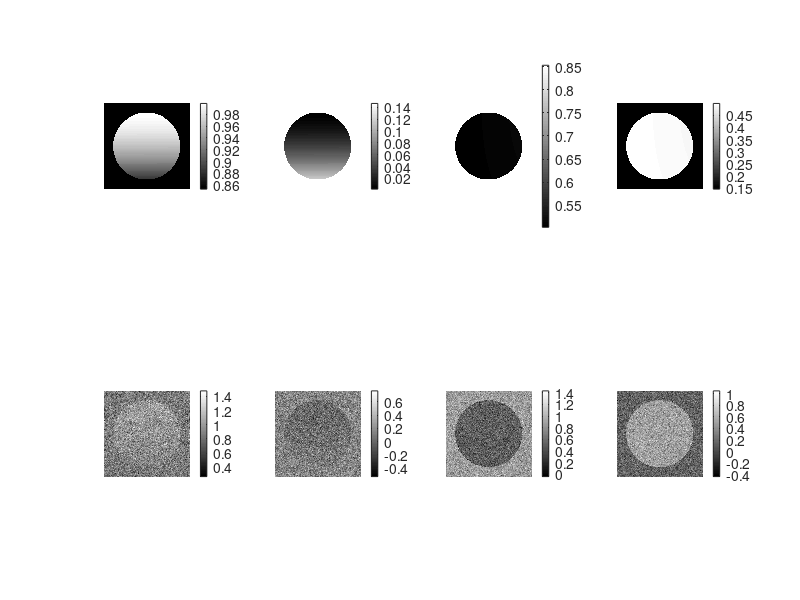
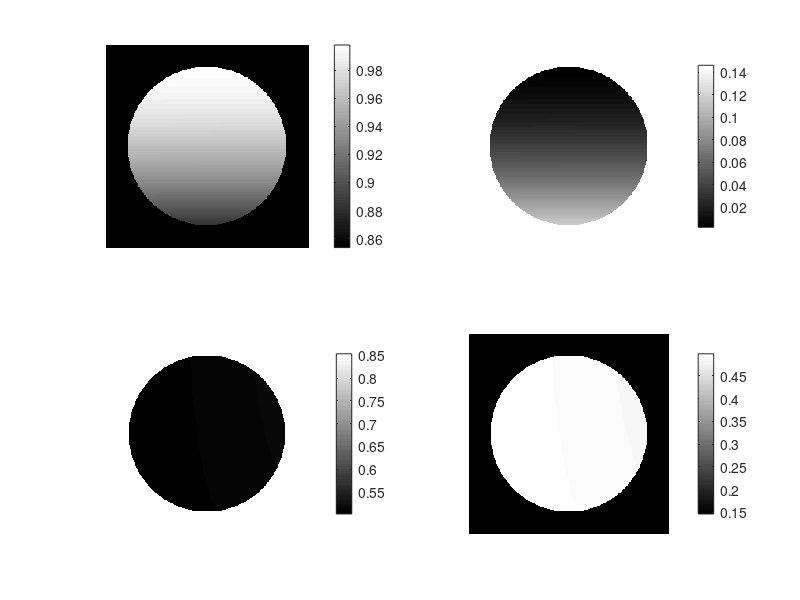

These charts were generated, in order, by the following MATLAB code: (Note: this script raises an error after producing the figures.)
%% 
clear all
close all
clc


% ######### Génération de l'image polarimétrique synthétique ########

tab_sig=[0.001 0.002 0.005 0.01 0.02 0.05 0.1 0.2 0.5];
sig=tab_sig(5); % Intensité du bruit

rand('state',sum(100*clock));
A=(1/2)*[1 1 0;1 -1 0;1 0 1;1 0 -1];

mask = ones(256);
Ic = A*[1. 1/sqrt(2) 1/sqrt(2)]';
I1 = mask*Ic(1);%I0
I2 = mask*Ic(2);%I90
I3 = mask*Ic(3);%I45
I4 = mask*Ic(4);%I135

theta = (0:1/255:1)*pi/180;
epsilon = (0:45/255:45)*pi/180;
[T,E] = meshgrid(theta,epsilon);
Sv0 = ones(256);
Sv1 = cos(2*T).*cos(E);
Sv2 = sin(2*T).*cos(E);

% Sur le fond de l'image, le vecteur de Stokes en chaque pixel
% est [ 1, 1/sqrt(2), 1/sqrt(2) ] (polarisation complète)
real_S0=ones(256);
real_S1=(1/sqrt(2))*ones(256);
real_S2=(1/sqrt(2))*ones(256);



%Admissibility criterion

%Sv0.^2>=Sv1.^2+Sv2.^2

% Évolution verticale graduelle de la polarisation au sein du disque centré de rayon 100 pixels 
% haut = polarisation élevée, S1 haut
% bas = polarisation basse, S1 bas
% S2 : reste bas car sin(2T) est très faible car T est faible
for i = -128:128
    for j = -128:128
    	if sqrt(i*i+j*j) < 100
        S(1) = 1.;
        S(2) = Sv1(i+128,j+128);
        S(3) = Sv2(i+128,j+128);
        
        real_S0(128+i,128+j)=S(1);
        real_S1(128+i,128+j)=S(2);
        real_S2(128+i,128+j)=S(3);
        
        % Conversion des vecteurs de Stokes en image polarimétrique
        Ic = A*S';
        I1(128+i,128+j) = Ic(1);
        I2(128+i,128+j) = Ic(2);
        I3(128+i,128+j) = Ic(3);
        I4(128+i,128+j) = Ic(4);
	end      
    end
end


% figure 1, image polarimétrique de synthèse, canaux I0, I90, I45, I135
figure;subplot(221),imshow(I1,[]);colorbar 
subplot(222),imshow(I2,[]);colorbar
subplot(223),imshow(I3,[]);colorbar
subplot(224),imshow(I4,[]);colorbar
% 
% 
% figure;subplot(221),imagesc(I1);colorbar
% subplot(222),imagesc(I2);colorbar
% subplot(223),imagesc(I3);colorbar
% subplot(224),imagesc(I4);colorbar
% 
% figure;subplot(221),imshow(real_S0,[]);colorbar
% subplot(222),imshow(real_S1,[]);colorbar
% subplot(223),imshow(real_S2,[]);colorbar
% 

% I1, I2, I3, I4 non bruité
IF(:,:,1) = I1;
IF(:,:,2) = I2;
IF(:,:,3) = I3;
IF(:,:,4) = I4;

% IF = non bruité, IN = bruité
for i = 1:4
    IN(:,:,i) = IF(:,:,i) + sqrt(sig)*randn(size(IF(:,:,i)));
end

% I0, I90, I45, I135 bruité
I0=IN(:,:,1);
I90=IN(:,:,2);
I45=IN(:,:,3);
I135=IN(:,:,4);

% figure 2, canaux I0, I90, I45, I135 non bruités vs bruités
figure;subplot(241), imshow(I1,[]);colorbar
subplot(242),imshow(I2,[]);colorbar
subplot(243),imshow(I3,[]);colorbar
subplot(244),imshow(I4,[]);colorbar

subplot(245),imshow(I0,[]);colorbar
subplot(246),imshow(I90,[]);colorbar
subplot(247),imshow(I45,[]);colorbar
subplot(248),imshow(I135,[]);colorbar

print -dpng synthetic_data_radiance_images.png;
%%


% ############################### CALCUL ###################################


% Mesure du temps de calcul
tic 

% Algorithme CP avec refitting pour reconstruction des vecteurs de Stokes
% à partir de l'image polarimétrique de synthèse bruitée

gamma_bi=1.0; % poids de TV dans la fonctionnelle du problème à solution biaisée
mu_bi=1.5; % poids du terme d'attache aux données dans la fonctionnelle du problème à solution biaisée

% sigma_bi * tau_bi * gamma_bi^2 = 1/16 < 1/8, convergence de CP pour problème à solution biaisée ok
sigma_bi=0.3;
tau_bi=1.0/(8.0*2*sigma_bi); 
theta_bi=1.0; % convergence ok

gamma_re=1.0; % poids de phi_SD dans la fonctionnelle du problème de refitting
mu_re=1.5; % poids du terme d'attache aux données dans la fonctionnelle du problème de refitting

% sigma_re * tau_re * gamma_re^2 = 1/16 < 1/8, convergence de CP pour problème de refitting ok
sigma_re=0.3;
tau_re=1.0/(8.0*2*sigma_re); 
theta_re=1.0; % convergence ok

M=size(I0,1);
N=size(I0,2);

% variables primales, problème à solution biaisée
S0_hat=zeros(M,N);
S1_hat=zeros(M,N);
S2_hat=zeros(M,N);
S0_new_hat=zeros(M,N);
S1_new_hat=zeros(M,N);
S2_new_hat=zeros(M,N);
S0_bar_hat=S0_hat;
S1_bar_hat=S1_hat;
S2_bar_hat=S2_hat;
S0_bar_new_hat=S0_hat;
S1_bar_new_hat=S1_hat;
S2_bar_new_hat=S2_hat;

% variables primales, problème de refitting
S0_til=zeros(M,N);
S1_til=zeros(M,N);
S2_til=zeros(M,N);
S0_new_til=zeros(M,N);
S1_new_til=zeros(M,N);
S2_new_til=zeros(M,N);
S0_bar_til=S0_til;
S1_bar_til=S1_til;
S2_bar_til=S2_til;

% variables duales, problème à solution biaisée
p1_S0_hat=zeros(M,N);
p2_S0_hat=zeros(M,N);
p1_S1_hat=zeros(M,N);
p2_S1_hat=zeros(M,N);
p1_S2_hat=zeros(M,N);
p2_S2_hat=zeros(M,N);

% variables duales, problème de refitting
p1_S0_til=zeros(M,N);
p2_S0_til=zeros(M,N);
p1_S1_til=zeros(M,N);
p2_S1_til=zeros(M,N);
p1_S2_til=zeros(M,N);
p2_S2_til=zeros(M,N);


Nb_iter_max=1000;
for k=1:Nb_iter_max


    % ################## ITÉRATION PROBLÈME A SOLUTION BIAISÉE ##################

    
    % ######### PREMIER PROX ##########

    % variables intermédiaires z_hat, argument du premier prox
    z1_S0_hat=p1_S0_hat+sigma_bi*gamma_bi*gradient_x(S0_bar_hat);
    z2_S0_hat=p2_S0_hat+sigma_bi*gamma_bi*gradient_y(S0_bar_hat);
    z1_S1_hat=p1_S1_hat+sigma_bi*gamma_bi*gradient_x(S1_bar_hat);
    z2_S1_hat=p2_S1_hat+sigma_bi*gamma_bi*gradient_y(S1_bar_hat);
    z1_S2_hat=p1_S2_hat+sigma_bi*gamma_bi*gradient_x(S2_bar_hat);
    z2_S2_hat=p2_S2_hat+sigma_bi*gamma_bi*gradient_y(S2_bar_hat);        

    % projection sur la boule de rayon 1 dans R^2 pour z_0_hat
    p1_S0_hat=z1_S0_hat./max(1,sqrt(z1_S0_hat.^2+z2_S0_hat.^2));
    p2_S0_hat=z2_S0_hat./max(1,sqrt(z1_S0_hat.^2+z2_S0_hat.^2)); 
    % projection sur la boule de rayon 1 dans R^4 pour z_tilde_hat
    p1_S1_hat=z1_S1_hat./max(1,sqrt(z1_S1_hat.^2+z2_S1_hat.^2+z1_S2_hat.^2+z2_S2_hat.^2));
    p2_S1_hat=z2_S1_hat./max(1,sqrt(z1_S1_hat.^2+z2_S1_hat.^2+z1_S2_hat.^2+z2_S2_hat.^2));   
    p1_S2_hat=z1_S2_hat./max(1,sqrt(z1_S1_hat.^2+z2_S1_hat.^2+z1_S2_hat.^2+z2_S2_hat.^2));
    p2_S2_hat=z2_S2_hat./max(1,sqrt(z1_S1_hat.^2+z2_S1_hat.^2+z1_S2_hat.^2+z2_S2_hat.^2));
   

    % ######### DEUXIÈME PROX ##########

    % argument du 2ème prox
    s0_arg_hat=S0_hat+tau_bi*gamma_bi*(divergence_x(p1_S0_hat)+divergence_y(p2_S0_hat));
    s1_arg_hat=S1_hat+tau_bi*gamma_bi*(divergence_x(p1_S1_hat)+divergence_y(p2_S1_hat));
    s2_arg_hat=S2_hat+tau_bi*gamma_bi*(divergence_x(p1_S2_hat)+divergence_y(p2_S2_hat));
    
    % calcul du prox séparé : pixel par pixel
    for i=1:M
        for j=1:N

            % variable intermédiaire b pour le pixel (i,j)
            b=A'*[I0(i,j);I90(i,j);I45(i,j);I135(i,j)];
            % argument s du prox pour le pixel (i,j)
            s=[s0_arg_hat(i,j);s1_arg_hat(i,j);s2_arg_hat(i,j)];
            % Calcul du deuxième prox en (i,j) :
            % fonction attache aux données + indicatrice de la contrainte
            % d'admissibilité physique
            sol_ex=constrained_optimization_part(b,s,tau_bi,mu_bi);
            
            S0_new_hat(i,j)=sol_ex(1);
            S1_new_hat(i,j)=sol_ex(2);
            S2_new_hat(i,j)=sol_ex(3);

        end
    end
    
    % Accélération de la convergence pour le problème à solution biaisée en continuant dans la direction
    % donnée par la mise à jour de S_hat
    S0_bar_new_hat=S0_new_hat+theta_bi*(S0_new_hat-S0_hat);  
    S1_bar_new_hat=S1_new_hat+theta_bi*(S1_new_hat-S1_hat);  
    S2_bar_new_hat=S2_new_hat+theta_bi*(S2_new_hat-S2_hat);


    % ################## ITÉRATION PROBLÈME DE REFITTING ##################

    
    % ######### CALCUL DU CO-SUPPORT ##########
   
    % En chaque pixel (i,j), le canal 1 est pour la variable duale z_0
    % et le canal 2 pour les variables duales (z_1,Z_2)
    I_hat=zeros(M,N,2);
    for i=1:M
        for j=1:N
            % on remplace gamma_bi par 1 dans inégalité car
            % la projection se fait sur la boule unité dans
            % l'itération du problème à solution biaisée pour la variable duale
            if(sqrt(z1_S0_hat(i,j)^2+z2_S0_hat(i,j)^2) > 1)
                I_hat(i,j,1) = 1;
            end
            if(sqrt(z1_S1_hat(i,j)^2+z2_S1_hat(i,j)^2+z1_S2_hat(i,j)^2+z2_S2_hat(i,j)^2) > 1)
                I_hat(i,j,2) = 1;
            end
        end
    end


    % ######### PREMIER PROX ##########

    % variables intermédiaires z_til, argument du premier prox
    z1_S0_til=p1_S0_til+sigma_re*gradient_x(S0_bar_til);
    z2_S0_til=p2_S0_til+sigma_re*gradient_y(S0_bar_til);
    z1_S1_til=p1_S1_til+sigma_re*gradient_x(S1_bar_til);
    z2_S1_til=p2_S1_til+sigma_re*gradient_y(S1_bar_til);
    z1_S2_til=p1_S2_til+sigma_re*gradient_x(S2_bar_til);
    z2_S2_til=p2_S2_til+sigma_re*gradient_y(S2_bar_til);

    % calcul du prox séparé : pixel par pixel
    for i=1:M
        for j=1:N

            % Canal z_0
            z_til_1 = [
                z1_S0_til(i,j)
                z2_S0_til(i,j)
            ];
            if(I_hat(i,j,1) == 1) % pixel du co-support de grad(S_0)
                % variable intermédiaire estimant grad(S_0)
                nu_1 = [
                    z1_S0_hat(i,j)
                    z2_S0_hat(i,j)
                ];
                norm_nu_1 = sqrt(z1_S0_hat(i,j)^2+z2_S0_hat(i,j)^2);
                % on remplace encore gamma_bi par 1 car
                % la projection se fait sur la boule unité dans
                % l'itération du problème à solution biaisée pour la variable duale
                psi_1 = ( ( norm_nu_1 - 1 ) / ( sigma_bi * norm_nu_1 ) ) * nu_1;
                % calcul de prox_{phi_SD^*}(z_til_1,psi_1,I_hat)
                sol_ex_1 = refitting_part(z_til_1,psi_1,gamma_re);
            else % pixel hors du co-support                
                sol_ex_1 = z_til_1;
            end
            p1_S0_til(i,j)=sol_ex_1(1);
            p2_S0_til(i,j)=sol_ex_1(2);

            % Canaux (z_1,z_2)
            z_til_2 = [
                z1_S1_til(i,j)
                z2_S1_til(i,j)
                z1_S2_til(i,j)
                z2_S2_til(i,j)
            ];            
            if(I_hat(i,j,2) == 1) % pixel du co-support de (grad(S_1),grad(S_2))
                % variable intermédiaire estimant (grad(S_1),grad(S_2))
                nu_2 = [
                    z1_S1_hat(i,j)
                    z2_S1_hat(i,j)
                    z1_S2_hat(i,j)
                    z2_S2_hat(i,j)
                ];
                norm_nu_2 = sqrt(z1_S1_hat(i,j)^2+z2_S1_hat(i,j)^2+z1_S2_hat(i,j)^2+z2_S2_hat(i,j)^2);
                % on remplace encore gamma_bi par 1 car
                % la projection se fait sur la boule unité dans
                % l'itération du problème à solution biaisée pour la variable duale
                psi_2 = ( ( norm_nu_2 - 1 ) / ( sigma_bi * norm_nu_2 ) ) * nu_2;
                % calcul de prox_{phi_SD^*}(z_til_2,psi_2,I_hat)
                sol_ex_2 = refitting_part(z_til_2,psi_2,gamma_re);                    
            else % pixel hors du co-support
                sol_ex_2 = z_til_2;
            end
            p1_S1_til(i,j)=sol_ex_2(1);
            p2_S1_til(i,j)=sol_ex_2(2);
            p1_S2_til(i,j)=sol_ex_2(3);
            p2_S2_til(i,j)=sol_ex_2(4);
        end
    end


    % ######### DEUXIÈME PROX ##########

    % argument du 2ème prox
    s0_arg_til=S0_til+tau_re*(divergence_x(p1_S0_til)+divergence_y(p2_S0_til));
    s1_arg_til=S1_til+tau_re*(divergence_x(p1_S1_til)+divergence_y(p2_S1_til));
    s2_arg_til=S2_til+tau_re*(divergence_x(p1_S2_til)+divergence_y(p2_S2_til));

    % calcul du prox séparé : pixel par pixel
    for i=1:M
        for j=1:N            
            % variable intermédiaire b pour le pixel (i,j)
            b=A'*[I0(i,j);I90(i,j);I45(i,j);I135(i,j)];
            % argument du prox s pour le pixel (i,j)
            s=[s0_arg_til(i,j);s1_arg_til(i,j);s2_arg_til(i,j)];
            % Calcul du deuxième prox en (i,j) :
            % fonction attache aux données + indicatrice de la contrainte
            % d'admissibilité physique
            sol_ex=constrained_optimization_part(b,s,tau_re,mu_re);
            
            S0_new_til(i,j)=sol_ex(1);
            S1_new_til(i,j)=sol_ex(2);
            S2_new_til(i,j)=sol_ex(3);
        end
    end
    
    % Accélération de la convergence pour le problème de refitting en continuant dans la direction
    % donnée par la mise à jour de S_til
    S0_bar_til=S0_new_til+theta_re*(S0_new_til-S0_til);  
    S1_bar_til=S1_new_til+theta_re*(S1_new_til-S1_til);  
    S2_bar_til=S2_new_til+theta_re*(S2_new_til-S2_til);
   
    S0_hat=S0_new_hat;
    S1_hat=S1_new_hat;
    S2_hat=S2_new_hat;
    S0_bar_hat=S0_bar_new_hat;
    S1_bar_hat=S1_bar_new_hat;
    S2_bar_hat=S2_bar_new_hat;
    S0_til=S0_new_til;
    S1_til=S1_new_til;
    S2_til=S2_new_til;
    
end

% Solution biaisée de l'algorithme CP appliqué à
% l'image polarimétrique d'entrée I
S0_KKT_coupled_regularization=S0_hat;
S1_KKT_coupled_regularization=S1_hat;
S2_KKT_coupled_regularization=S2_hat;

% Solution débiaisée de l'algorithme CP appliqué à
% l'image polarimétrique d'entrée I
S0_KKT_coupled_regularization_refitted=S0_til;
S1_KKT_coupled_regularization_refitted=S1_til;
S2_KKT_coupled_regularization_refitted=S2_til;

% Mesure du temps de calcul
toc 

%%

% ############################### PLOTTTING ###################################


% figure 3, S reconstruit biaisé VS S reconstruit débiaisé VS S vérité
% terrain, S0 S1 S2, 3x3
c_min=min([min(min(S0_KKT_coupled_regularization)), min(min(S1_KKT_coupled_regularization)), min(min(S2_KKT_coupled_regularization)), min(min(S0_KKT_coupled_regularization_refitted)), min(min(S1_KKT_coupled_regularization_refitted)), min(min(S2_KKT_coupled_regularization_refitted)), min(min(real_S0)), min(min(real_S1)), min(min(real_S2))]);
c_max=max([max(max(S0_KKT_coupled_regularization)), max(max(S1_KKT_coupled_regularization)), max(max(S2_KKT_coupled_regularization)), max(max(S0_KKT_coupled_regularization_refitted)), max(max(S1_KKT_coupled_regularization_refitted)), max(max(S2_KKT_coupled_regularization_refitted)), max(max(real_S0)), max(max(real_S1)), max(max(real_S2))]);
figure;
subplot(311),imshow([S0_KKT_coupled_regularization S1_KKT_coupled_regularization S2_KKT_coupled_regularization],[c_min,c_max]);colorbar;axis off;caxis=[c_min,c_max];
subplot(312),imshow([S0_KKT_coupled_regularization_refitted S1_KKT_coupled_regularization_refitted S2_KKT_coupled_regularization_refitted],[c_min,c_max]);colorbar;axis off;caxis=[c_min,c_max];
subplot(313),imshow([real_S0 real_S1 real_S2],[c_min,c_max]);colorbar;axis off;caxis=[c_min,c_max];

% % figure 4, S1 reconstruit biaisé VS S1 reconstruit débiaisé VS S1 vérité terrain
% c_min=min([min(min(S1_KKT_coupled_regularization)), min(min(S1_KKT_coupled_regularization_refitted)), min(min(real_S1))]);
% c_max=max([max(max(S1_KKT_coupled_regularization)), max(max(S1_KKT_coupled_regularization_refitted)), max(max(real_S1))]);
% figure;
% subplot(131),imshow(S1_KKT_coupled_regularization,[c_min,c_max]);colorbar;axis off;caxis=[c_min,c_max];
% subplot(132),imshow(S1_KKT_coupled_regularization_refitted,[c_min,c_max]);colorbar;axis off;caxis=[c_min,c_max];
% subplot(133),imshow(real_S1,[c_min,c_max]);colorbar;axis off;caxis=[c_min,c_max];

print -dpng synthetic_data_S1_reconstruction_comparison.png;

% Calcul de la métrique de précision : distance entre
% S vérité terrain VS S reconstruit biaisé
error_SV=0.0;
for i=1:M
    for j=1:N
        Sgt=[real_S0(i,j);real_S1(i,j);real_S2(i,j)];
        S_star=[S0_KKT_coupled_regularization(i,j);S1_KKT_coupled_regularization(i,j);S2_KKT_coupled_regularization(i,j)];
        error_SV=error_SV+(norm(Sgt-S_star,2)*norm(Sgt-S_star,2))/(norm(Sgt,2)*norm(Sgt,2));
        
    end
end
error_SV=100*sqrt(error_SV*(1/(M*N)))

% Calcul de la métrique de précision : distance entre
% S vérité terrain VS S reconstruit débiaisé
error_SV_refitted=0.0;
for i=1:M
    for j=1:N
        Sgt=[real_S0(i,j);real_S1(i,j);real_S2(i,j)];
        S_star_refitted=[S0_KKT_coupled_regularization_refitted(i,j);S1_KKT_coupled_regularization_refitted(i,j);S2_KKT_coupled_regularization_refitted(i,j)];
        error_SV_refitted=error_SV_refitted+(norm(Sgt-S_star_refitted,2)*norm(Sgt-S_star_refitted,2))/(norm(Sgt,2)*norm(Sgt,2));
        
    end
end
error_SV_refitted=100*sqrt(error_SV_refitted*(1/(M*N)))

% % figure 5, S vérité terrain VS S reconstruit biaisé, canaux séparés
% c_min=min([min(min(real_S0)), min(min(real_S1)), min(min(real_S2)), min(min(S0_KKT_coupled_regularization)), min(min(S1_KKT_coupled_regularization)), min(min(S2_KKT_coupled_regularization))]);
% c_max=max([max(max(real_S0)), max(max(real_S1)), max(max(real_S2)), max(max(S0_KKT_coupled_regularization)), max(max(S1_KKT_coupled_regularization)), max(max(S2_KKT_coupled_regularization))]);
% figure;
% subplot(231),imshow(real_S0,[c_min,c_max]);colorbar;axis off;caxis=[c_min,c_max];
% subplot(232),imshow(real_S1,[c_min,c_max]);colorbar;axis off;caxis=[c_min,c_max];
% subplot(233),imshow(real_S2,[c_min,c_max]);colorbar;axis off;caxis=[c_min,c_max];
% subplot(234),imshow(S0_KKT_coupled_regularization,[c_min,c_max]);colorbar;axis off;caxis=[c_min,c_max];
% subplot(235),imshow(S1_KKT_coupled_regularization,[c_min,c_max]);colorbar;axis off;caxis=[c_min,c_max];
% subplot(236),imshow(S2_KKT_coupled_regularization,[c_min,c_max]);colorbar;axis off;caxis=[c_min,c_max];
% 
% print -dpng synthetic_data_stokes_reconstruction.png;

% % figure 6, S vérité terrain VS S reconstruit débiaisé, canaux séparés
% c_min=min([min(min(real_S0)), min(min(real_S1)), min(min(real_S2)), min(min(S0_KKT_coupled_regularization_refitted)), min(min(S1_KKT_coupled_regularization_refitted)), min(min(S2_KKT_coupled_regularization_refitted))]);
% c_max=max([max(max(real_S0)), max(max(real_S1)), max(max(real_S2)), max(max(S0_KKT_coupled_regularization_refitted)), max(max(S1_KKT_coupled_regularization_refitted)), max(max(S2_KKT_coupled_regularization_refitted))]);
% figure;
% subplot(231),imshow(real_S0,[c_min,c_max]);colorbar;axis off;caxis=[c_min,c_max];
% subplot(232),imshow(real_S1,[c_min,c_max]);colorbar;axis off;caxis=[c_min,c_max];
% subplot(233),imshow(real_S2,[c_min,c_max]);colorbar;axis off;caxis=[c_min,c_max];
% subplot(234),imshow(S0_KKT_coupled_regularization_refitted,[c_min,c_max]);colorbar;axis off;caxis=[c_min,c_max];
% subplot(235),imshow(S1_KKT_coupled_regularization_refitted,[c_min,c_max]);colorbar;axis off;caxis=[c_min,c_max];
% subplot(236),imshow(S2_KKT_coupled_regularization_refitted,[c_min,c_max]);colorbar;axis off;caxis=[c_min,c_max];
% 
% print -dpng synthetic_data_stokes_reconstruction_refitted.png;

% % figure 7, S reconstruit biaisé VS S reconstruit débiaisé, canaux séparés
% c_min=min([min(min(S0_KKT_coupled_regularization)), min(min(S1_KKT_coupled_regularization)), min(min(S2_KKT_coupled_regularization)), min(min(S0_KKT_coupled_regularization_refitted)), min(min(S1_KKT_coupled_regularization_refitted)), min(min(S2_KKT_coupled_regularization_refitted))]);
% c_max=max([max(max(S0_KKT_coupled_regularization)), max(max(S1_KKT_coupled_regularization)), max(max(S2_KKT_coupled_regularization)), max(max(S0_KKT_coupled_regularization_refitted)), max(max(S1_KKT_coupled_regularization_refitted)), max(max(S2_KKT_coupled_regularization_refitted))]);
% figure;
% subplot(231),imshow(S0_KKT_coupled_regularization,[c_min,c_max]);colorbar;axis off;caxis=[c_min,c_max];
% subplot(232),imshow(S1_KKT_coupled_regularization,[c_min,c_max]);colorbar;axis off;caxis=[c_min,c_max];
% subplot(233),imshow(S2_KKT_coupled_regularization,[c_min,c_max]);colorbar;axis off;caxis=[c_min,c_max];
% subplot(234),imshow(S0_KKT_coupled_regularization_refitted,[c_min,c_max]);colorbar;axis off;caxis=[c_min,c_max];
% subplot(235),imshow(S1_KKT_coupled_regularization_refitted,[c_min,c_max]);colorbar;axis off;caxis=[c_min,c_max];
% subplot(236),imshow(S2_KKT_coupled_regularization_refitted,[c_min,c_max]);colorbar;axis off;caxis=[c_min,c_max];
% 
% print -dpng comparison_synthetic_data_stokes_reconstruction_refitting.png;


m=1000;
cm_inferno=inferno(m);
colormap(inferno);

% % figure 8, DOLP S vérité terrain VS DOLP S reconstruit biaisé VS DOLP S reconstruit débiaisé, imshow
% c_min=min([min(min(sqrt(real_S1.^2+real_S2.^2)./real_S0)), min(min(sqrt(S1_KKT_coupled_regularization.^2+S2_KKT_coupled_regularization.^2)./S0_KKT_coupled_regularization)), min(min(sqrt(S1_KKT_coupled_regularization_refitted.^2+S2_KKT_coupled_regularization_refitted.^2)./S0_KKT_coupled_regularization_refitted))]);
% c_max=max([max(max(sqrt(real_S1.^2+real_S2.^2)./real_S0)), max(max(sqrt(S1_KKT_coupled_regularization.^2+S2_KKT_coupled_regularization.^2)./S0_KKT_coupled_regularization)), max(max(sqrt(S1_KKT_coupled_regularization_refitted.^2+S2_KKT_coupled_regularization_refitted.^2)./S0_KKT_coupled_regularization_refitted))]);
% figure;
% subplot(131),imshow(sqrt(real_S1.^2+real_S2.^2)./real_S0,[c_min,c_max]);colorbar;axis off;caxis=[c_min,c_max];
% subplot(132),imshow(sqrt(S1_KKT_coupled_regularization.^2+S2_KKT_coupled_regularization.^2)./S0_KKT_coupled_regularization,[c_min,c_max]);colorbar;axis off;caxis=[c_min,c_max];
% subplot(132),imshow(sqrt(S1_KKT_coupled_regularization_refitted.^2+S2_KKT_coupled_regularization_refitted.^2)./S0_KKT_coupled_regularization_refitted,[c_min,c_max]);colorbar;axis off;caxis=[c_min,c_max];

% figure 9, DOLP S vérité terrain VS DOLP S reconstruit biaisé VS DOLP S
% reconstruit débiaisé, imagesc
figure;
subplot(131),imagesc(sqrt(real_S1.^2+real_S2.^2)./real_S0,[c_min,c_max]);colorbar;axis off;caxis=[c_min,c_max];
subplot(132),imagesc(sqrt(S1_KKT_coupled_regularization.^2+S2_KKT_coupled_regularization.^2)./S0_KKT_coupled_regularization,[c_min,c_max]);colorbar;axis off;caxis=[c_min,c_max];
subplot(133),imagesc(sqrt(S1_KKT_coupled_regularization_refitted.^2+S2_KKT_coupled_regularization_refitted.^2)./S0_KKT_coupled_regularization_refitted,[c_min,c_max]);colorbar;axis off;caxis=[c_min,c_max];

% figure 10, AOLP S vérité terrain VS AOLP S reconstruit biaisé VS AOLP S
% reconstruit débiaisé, imagesc
c_min=min([min(min(0.5*atan2(real_S2,real_S1))), min(min(0.5*atan2(S2_KKT_coupled_regularization,S1_KKT_coupled_regularization))), min(min(0.5*atan2(S2_KKT_coupled_regularization_refitted,S1_KKT_coupled_regularization_refitted)))]);
c_max=max([max(max(0.5*atan2(real_S2,real_S1))), max(max(0.5*atan2(S2_KKT_coupled_regularization,S1_KKT_coupled_regularization))), max(max(0.5*atan2(S2_KKT_coupled_regularization_refitted,S1_KKT_coupled_regularization_refitted)))]);
figure;
subplot(131),imagesc(0.5*atan2(real_S2,real_S1),[c_min,c_max]);colorbar;axis off;caxis=[c_min,c_max];
subplot(132),imagesc(0.5*atan2(S2_KKT_coupled_regularization,S1_KKT_coupled_regularization),[c_min,c_max]);colorbar;axis off;caxis=[c_min,c_max];
subplot(133),imagesc(0.5*atan2(S2_KKT_coupled_regularization_refitted,S1_KKT_coupled_regularization_refitted),[c_min,c_max]);colorbar;axis off;caxis=[c_min,c_max];

% Reconstruction de l'image polarimétrique de synthèse à partir du
% S reconstruit biaisé
for i=1:M
    for j=1:N
        I_recovered=A*[S0_KKT_coupled_regularization(i,j);S1_KKT_coupled_regularization(i,j);S2_KKT_coupled_regularization(i,j)];
        I0_recovered(i,j)=I_recovered(1);
        I90_recovered(i,j)=I_recovered(2);
        I45_recovered(i,j)=I_recovered(3);
        I135_recovered(i,j)=I_recovered(4);
    end
end

% % figure 11, image polarimétrique : non bruitée VS bruitée VS reconstruite
% % biaisée
% c_min=min([min(min(I1)), min(min(I2)), min(min(I3)), min(min(I4)), min(min(I0)), min(min(I90)), min(min(I45)), min(min(I135)), min(min(I0_recovered)), min(min(I90_recovered)), min(min(I45_recovered)), min(min(I135_recovered))]);
% c_max=max([max(max(I1)), max(max(I2)), max(max(I3)), max(max(I4)), max(max(I0)), max(max(I90)), max(max(I45)), max(max(I135)), max(max(I0_recovered)), max(max(I90_recovered)), max(max(I45_recovered)), max(max(I135_recovered))]);
% figure;
% subplot(341), imshow(I1,[c_min,c_max]);colorbar;axis off;caxis=[c_min,c_max];
% subplot(342),imshow(I2,[c_min,c_max]);colorbar;axis off;caxis=[c_min,c_max];
% subplot(343),imshow(I3,[c_min,c_max]);colorbar;axis off;caxis=[c_min,c_max];
% subplot(344),imshow(I4,[c_min,c_max]);colorbar;axis off;caxis=[c_min,c_max];
% subplot(345),imshow(I0,[c_min,c_max]);colorbar;axis off;caxis=[c_min,c_max];
% subplot(346),imshow(I90,[c_min,c_max]);colorbar;axis off;caxis=[c_min,c_max];
% subplot(347),imshow(I45,[c_min,c_max]);colorbar;axis off;caxis=[c_min,c_max];
% subplot(348),imshow(I135,[c_min,c_max]);colorbar;axis off;caxis=[c_min,c_max];
% subplot(349),imshow(I0_recovered,[c_min,c_max]);colorbar;axis off;caxis=[c_min,c_max];
% subplot(3,4,10),imshow(I90_recovered,[c_min,c_max]);colorbar;axis off;caxis=[c_min,c_max];
% subplot(3,4,11),imshow(I45_recovered,[c_min,c_max]);colorbar;axis off;caxis=[c_min,c_max];
% subplot(3,4,12),imshow(I135_recovered,[c_min,c_max]);colorbar;axis off;caxis=[c_min,c_max];

% PSNR entre image polarimétrique non bruitée et reconstruite biaisée
PSNR=10*log10(1/((1/(4*M*N))*(sum(sum((I1-I0_recovered).^2))+sum(sum((I2-I90_recovered).^2))+...
    sum(sum((I3-I45_recovered).^2))+sum(sum((I4-I135_recovered).^2)))))

% Reconstruction de l'image polarimétrique de synthèse à partir du
% S reconstruit débiaisé
for i=1:M
    for j=1:N
        I_recovered_refitted=A*[S0_KKT_coupled_regularization_refitted(i,j);S1_KKT_coupled_regularization_refitted(i,j);S2_KKT_coupled_regularization_refitted(i,j)];
        I0_recovered_refitted(i,j)=I_recovered_refitted(1);
        I90_recovered_refitted(i,j)=I_recovered_refitted(2);
        I45_recovered_refitted(i,j)=I_recovered_refitted(3);
        I135_recovered_refitted(i,j)=I_recovered_refitted(4);
    end
end

% % figure 12, image polarimétrique : non bruitée VS bruitée VS reconstruite
% % débiaisée
% c_min=min([min(min(I1)), min(min(I2)), min(min(I3)), min(min(I4)), min(min(I0)), min(min(I90)), min(min(I45)), min(min(I135)), min(min(I0_recovered_refitted)), min(min(I90_recovered_refitted)), min(min(I45_recovered_refitted)), min(min(I135_recovered_refitted))]);
% c_max=max([max(max(I1)), max(max(I2)), max(max(I3)), max(max(I4)), max(max(I0)), max(max(I90)), max(max(I45)), max(max(I135)), max(max(I0_recovered_refitted)), max(max(I90_recovered_refitted)), max(max(I45_recovered_refitted)), max(max(I135_recovered_refitted))]);
% figure;
% subplot(341), imshow(I1,[c_min,c_max]);colorbar;axis off;caxis=[c_min,c_max];
% subplot(342),imshow(I2,[c_min,c_max]);colorbar;axis off;caxis=[c_min,c_max];
% subplot(343),imshow(I3,[c_min,c_max]);colorbar;axis off;caxis=[c_min,c_max];
% subplot(344),imshow(I4,[c_min,c_max]);colorbar;axis off;caxis=[c_min,c_max];
% subplot(345),imshow(I0,[c_min,c_max]);colorbar;axis off;caxis=[c_min,c_max];
% subplot(346),imshow(I90,[c_min,c_max]);colorbar;axis off;caxis=[c_min,c_max];
% subplot(347),imshow(I45,[c_min,c_max]);colorbar;axis off;caxis=[c_min,c_max];
% subplot(348),imshow(I135,[c_min,c_max]);colorbar;axis off;caxis=[c_min,c_max];
% subplot(349),imshow(I0_recovered_refitted,[c_min,c_max]);colorbar;axis off;caxis=[c_min,c_max];
% subplot(3,4,10),imshow(I90_recovered_refitted,[c_min,c_max]);colorbar;axis off;caxis=[c_min,c_max];
% subplot(3,4,11),imshow(I45_recovered_refitted,[c_min,c_max]);colorbar;axis off;caxis=[c_min,c_max];
% subplot(3,4,12),imshow(I135_recovered_refitted,[c_min,c_max]);colorbar;axis off;caxis=[c_min,c_max];

% PSNR entre image polarimétrique non bruitée et reconstruite débiaisée
PSNR_refitted=10*log10(1/((1/(4*M*N))*(sum(sum((I1-I0_recovered_refitted).^2))+sum(sum((I2-I90_recovered_refitted).^2))+...
    sum(sum((I3-I45_recovered_refitted).^2))+sum(sum((I4-I135_recovered_refitted).^2)))))


% figure 13, image polarimétrique : non bruitée VS bruitée VS reconstruite
% biaisée VS reconstruite débiaisée, 4x4
c_min=min([min(min(I1)), min(min(I2)), min(min(I3)), min(min(I4)), min(min(I0)), min(min(I90)), min(min(I45)), min(min(I135)), min(min(I0_recovered)), min(min(I90_recovered)), min(min(I45_recovered)), min(min(I135_recovered)), min(min(I0_recovered_refitted)), min(min(I90_recovered_refitted)), min(min(I45_recovered_refitted)), min(min(I135_recovered_refitted))]);
c_max=max([max(max(I1)), max(max(I2)), max(max(I3)), max(max(I4)), max(max(I0)), max(max(I90)), max(max(I45)), max(max(I135)), max(max(I0_recovered)), max(max(I90_recovered)), max(max(I45_recovered)), max(max(I135_recovered)), max(max(I0_recovered_refitted)), max(max(I90_recovered_refitted)), max(max(I45_recovered_refitted)), max(max(I135_recovered_refitted))]);
figure;
subplot(441), imshow(I1,[c_min,c_max]);colorbar;axis off;caxis=[c_min,c_max];
subplot(442),imshow(I2,[c_min,c_max]);colorbar;axis off;caxis=[c_min,c_max];
subplot(443),imshow(I3,[c_min,c_max]);colorbar;axis off;caxis=[c_min,c_max];
subplot(444),imshow(I4,[c_min,c_max]);colorbar;axis off;caxis=[c_min,c_max];
subplot(445),imshow(I0,[c_min,c_max]);colorbar;axis off;caxis=[c_min,c_max];
subplot(446),imshow(I90,[c_min,c_max]);colorbar;axis off;caxis=[c_min,c_max];
subplot(447),imshow(I45,[c_min,c_max]);colorbar;axis off;caxis=[c_min,c_max];
subplot(448),imshow(I135,[c_min,c_max]);colorbar;axis off;caxis=[c_min,c_max];
subplot(449),imshow(I0_recovered,[c_min,c_max]);colorbar;axis off;caxis=[c_min,c_max];
subplot(4,4,10),imshow(I90_recovered,[c_min,c_max]);colorbar;axis off;caxis=[c_min,c_max];
subplot(4,4,11),imshow(I45_recovered,[c_min,c_max]);colorbar;axis off;caxis=[c_min,c_max];
subplot(4,4,12),imshow(I135_recovered,[c_min,c_max]);colorbar;axis off;caxis=[c_min,c_max];
subplot(4,4,13),imshow(I0_recovered_refitted,[c_min,c_max]);colorbar;axis off;caxis=[c_min,c_max];
subplot(4,4,14),imshow(I90_recovered_refitted,[c_min,c_max]);colorbar;axis off;caxis=[c_min,c_max];
subplot(4,4,15),imshow(I45_recovered_refitted,[c_min,c_max]);colorbar;axis off;caxis=[c_min,c_max];
subplot(4,4,16),imshow(I135_recovered_refitted,[c_min,c_max]);colorbar;axis off;caxis=[c_min,c_max];


% for i=1:256
%   
%     for j=1:256
%         
%         b=A\[I1(i,j);I2(i,j);I3(i,j);I4(i,j)];
%         
%         check_S0(i,j)=b(1);
%         check_S1(i,j)=b(2);
%         check_S2(i,j)=b(3);
%     end
% end
% 
% figure;subplot(221),imshow(check_S0,[]);colorbar
% subplot(222),imshow(check_S1,[]);colorbar
% subplot(223),imshow(check_S2,[]);colorbar

